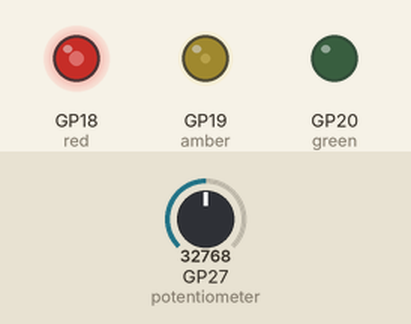
Recording of a program running on a simulated Raspberry Pi Pico running MicroPython. On the bench: output pins drawn as LEDs (lit = HIGH). Inputs (shaded band) come from the test bench; at power-on: GP27 (potentiometer) = 32768 (analog values on the 0–65535 scale). What the program prints to the serial console is not drawn.

Above: at 1.2 s.
1.3 s: GP27 (potentiometer) set to 40655
At 2.3 s:
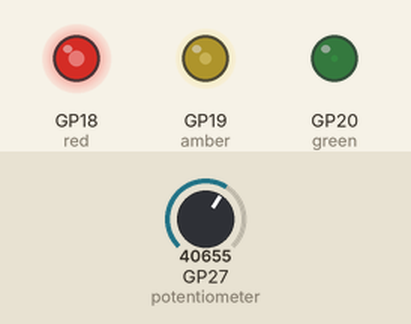
2.8 s: GP27 (potentiometer) set to 39345
At 3.5 s:
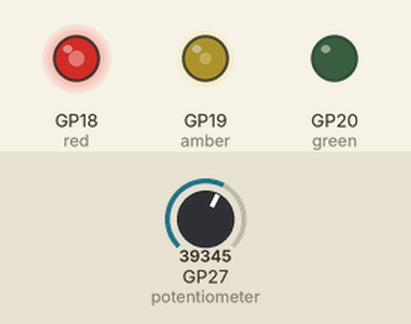
4.3 s: GP27 (potentiometer) set to 57670
At 4.7 s:
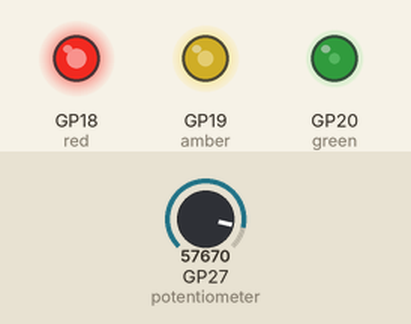
5.8 s: GP27 (potentiometer) set to 19660
At 7.0 s:
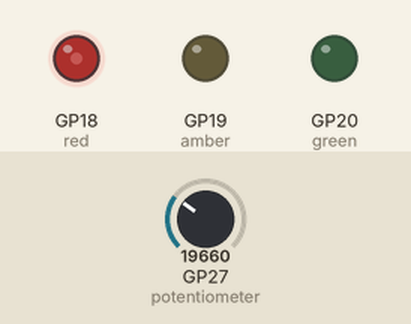
7.3 s: GP27 (potentiometer) set to 7864
At 8.1 s:
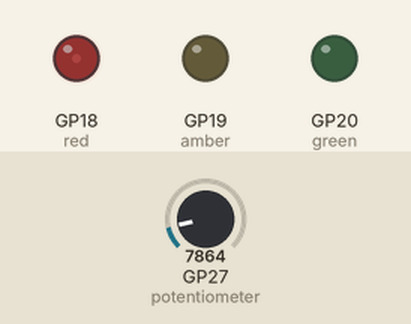
8.8 s: GP27 (potentiometer) set to 0
At 9.3 s:
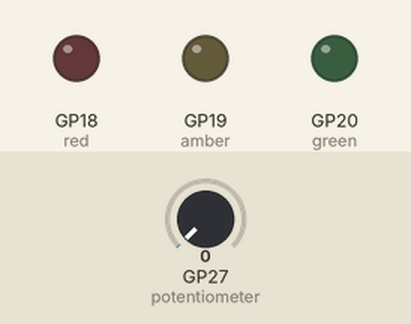
Timing chart, 0 to 11.3 s (numbered marks = the images above; inputs shaded):
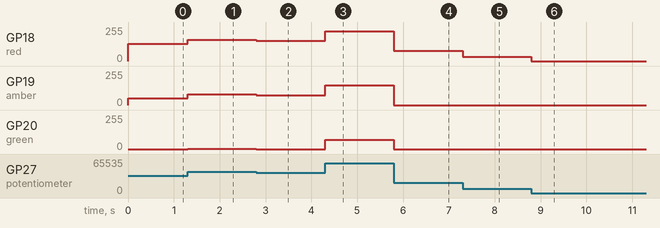

The program:

day4.py
```python
from machine import ADC, Pin, PWM
import time

potentiometer = ADC(Pin(27))

red = PWM(Pin(18))
red.freq(1000)
amber = PWM(Pin(19))
amber.freq(1000)
green = PWM(Pin(20))
green.freq(1000)

reading = 0

while True:
    reading = potentiometer.read_u16()
    print(reading)
    if reading <= 500:
        red.duty_u16(0)
        amber.duty_u16(0)
        green.duty_u16(0)
    if 500 < reading:
        red.duty_u16(reading)
    if 20000 < reading:
        amber.duty_u16(reading -20000)
    if 40000 < reading:
        green.duty_u16(reading - 40000)
    if reading < 40000:
        green.duty_u16(0)
    if reading < 20000:
        amber.duty_u16(0)
    time.sleep(0.001)
```

Measured:
- after the input at 1.3 s, GP18 (red): 128/255 → 158/255 at once; GP19 (amber): 50/255 → 80/255 at once; GP20 (green): 0/255 → 3/255 at once
- after the input at 2.8 s, GP18 (red): 158/255 → 153/255 at once; GP19 (amber): 80/255 → 75/255 at once; GP20 (green): 3/255 → 0/255 at once
- after the input at 4.3 s, GP18 (red): 153/255 → 224/255 at once; GP19 (amber): 75/255 → 147/255 at once; GP20 (green): 0/255 → 69/255 at once
- after the input at 5.8 s, GP18 (red): 224/255 → 76/255 at once; GP19 (amber): 147/255 → 0/255 at once; GP20 (green): 69/255 → 0/255 at once
- after the input at 7.3 s, GP18 (red): 76/255 → 31/255 at once
- after the input at 8.8 s, GP18 (red): 31/255 → 0/255 at once
